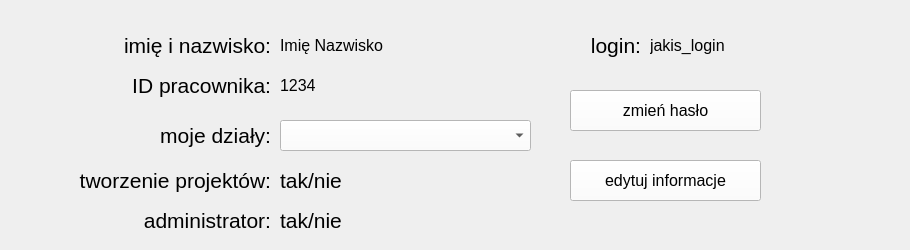
        <widget class="QWidget" name="page_przeglad">
         <widget class="QComboBox" name="comboBox">
          <property name="geometry">
           <rect>
            <x>280</x>
            <y>120</y>
            <width>251</width>
            <height>31</height>
           </rect>
          </property>
          <property name="font">
           <font>
            <pointsize>12</pointsize>
           </font>
          </property>
          <property name="styleSheet">
           <string notr="true">background-color: rgb(255, 255, 255);</string>
          </property>
         </widget>
         <widget class="QLabel" name="label_30">
          <property name="geometry">
           <rect>
            <x>70</x>
            <y>110</y>
            <width>201</width>
            <height>51</height>
           </rect>
          </property>
          <property name="font">
           <font>
            <pointsize>16</pointsize>
           </font>
          </property>
          <property name="text">
           <string>moje działy:</string>
          </property>
          <property name="alignment">
           <set>Qt::AlignRight|Qt::AlignTrailing|Qt::AlignVCenter</set>
          </property>
         </widget>
         <widget class="QLabel" name="label_27">
          <property name="geometry">
           <rect>
            <x>280</x>
            <y>20</y>
            <width>261</width>
            <height>51</height>
           </rect>
          </property>
          <property name="font">
           <font>
            <pointsize>12</pointsize>
           </font>
          </property>
          <property name="text">
           <string>Imię Nazwisko</string>
          </property>
         </widget>
         <widget class="QLabel" name="label_28">
          <property name="geometry">
           <rect>
            <x>70</x>
            <y>60</y>
            <width>201</width>
            <height>51</height>
           </rect>
          </property>
          <property name="font">
           <font>
            <pointsize>16</pointsize>
           </font>
          </property>
          <property name="text">
           <string>ID pracownika:</string>
          </property>
          <property name="alignment">
           <set>Qt::AlignRight|Qt::AlignTrailing|Qt::AlignVCenter</set>
          </property>
         </widget>
         <widget class="QLabel" name="label_26">
          <property name="geometry">
           <rect>
            <x>70</x>
            <y>20</y>
            <width>201</width>
            <height>51</height>
           </rect>
          </property>
          <property name="font">
           <font>
            <pointsize>16</pointsize>
           </font>
          </property>
          <property name="text">
           <string>imię i nazwisko:</string>
          </property>
          <property name="alignment">
           <set>Qt::AlignRight|Qt::AlignTrailing|Qt::AlignVCenter</set>
          </property>
         </widget>
         <widget class="QLabel" name="label_29">
          <property name="geometry">
           <rect>
            <x>280</x>
            <y>60</y>
            <width>211</width>
            <height>51</height>
           </rect>
          </property>
          <property name="font">
           <font>
            <pointsize>12</pointsize>
           </font>
          </property>
          <property name="text">
           <string>1234</string>
          </property>
         </widget>
         <widget class="QPushButton" name="pushButton_ustaw1">
          <property name="geometry">
           <rect>
            <x>570</x>
            <y>160</y>
            <width>191</width>
            <height>41</height>
           </rect>
          </property>
          <property name="font">
           <font>
            <pointsize>12</pointsize>
           </font>
          </property>
          <property name="styleSheet">
           <string notr="true">background-color: rgb(255, 255, 255);</string>
          </property>
          <property name="text">
           <string>edytuj informacje</string>
          </property>
         </widget>
         <widget class="QLabel" name="label_31">
          <property name="geometry">
           <rect>
            <x>0</x>
            <y>160</y>
            <width>271</width>
            <height>41</height>
           </rect>
          </property>
          <property name="font">
           <font>
            <pointsize>16</pointsize>
           </font>
          </property>
          <property name="text">
           <string>tworzenie projektów:</string>
          </property>
          <property name="alignment">
           <set>Qt::AlignRight|Qt::AlignTrailing|Qt::AlignVCenter</set>
          </property>
         </widget>
         <widget class="QLabel" name="label_32">
          <property name="geometry">
           <rect>
            <x>280</x>
            <y>160</y>
            <width>91</width>
            <height>41</height>
           </rect>
          </property>
          <property name="font">
           <font>
            <pointsize>16</pointsize>
           </font>
          </property>
          <property name="text">
           <string>tak/nie</string>
          </property>
          <property name="alignment">
           <set>Qt::AlignLeading|Qt::AlignLeft|Qt::AlignVCenter</set>
          </property>
         </widget>
         <widget class="QPushButton" name="pushButton_ustaw2">
          <property name="geometry">
           <rect>
            <x>570</x>
            <y>90</y>
            <width>191</width>
            <height>41</height>
           </rect>
          </property>
          <property name="font">
           <font>
            <pointsize>12</pointsize>
           </font>
          </property>
          <property name="styleSheet">
           <string notr="true">background-color: rgb(255, 255, 255);</string>
          </property>
          <property name="text">
           <string>zmień hasło</string>
          </property>
         </widget>
         <widget class="QLabel" name="label_33">
          <property name="geometry">
           <rect>
            <x>550</x>
            <y>20</y>
            <width>91</width>
            <height>51</height>
           </rect>
          </property>
          <property name="font">
           <font>
            <pointsize>16</pointsize>
           </font>
          </property>
          <property name="text">
           <string>login:</string>
          </property>
          <property name="alignment">
           <set>Qt::AlignRight|Qt::AlignTrailing|Qt::AlignVCenter</set>
          </property>
         </widget>
         <widget class="QLabel" name="label_35">
          <property name="geometry">
           <rect>
            <x>650</x>
            <y>20</y>
            <width>251</width>
            <height>51</height>
           </rect>
          </property>
          <property name="font">
           <font>
            <pointsize>12</pointsize>
           </font>
          </property>
          <property name="text">
           <string>jakis_login</string>
          </property>
          <property name="alignment">
           <set>Qt::AlignLeading|Qt::AlignLeft|Qt::AlignVCenter</set>
          </property>
         </widget>
         <widget class="QLabel" name="label_39">
          <property name="geometry">
           <rect>
            <x>0</x>
            <y>200</y>
            <width>271</width>
            <height>41</height>
           </rect>
          </property>
          <property name="font">
           <font>
            <pointsize>16</pointsize>
           </font>
          </property>
          <property name="text">
           <string>administrator:</string>
          </property>
          <property name="alignment">
           <set>Qt::AlignRight|Qt::AlignTrailing|Qt::AlignVCenter</set>
          </property>
         </widget>
         <widget class="QLabel" name="label_42">
          <property name="geometry">
           <rect>
            <x>280</x>
            <y>200</y>
            <width>91</width>
            <height>41</height>
           </rect>
          </property>
          <property name="font">
           <font>
            <pointsize>16</pointsize>
           </font>
          </property>
          <property name="text">
           <string>tak/nie</string>
          </property>
          <property name="alignment">
           <set>Qt::AlignLeading|Qt::AlignLeft|Qt::AlignVCenter</set>
          </property>
         </widget>
        </widget>
